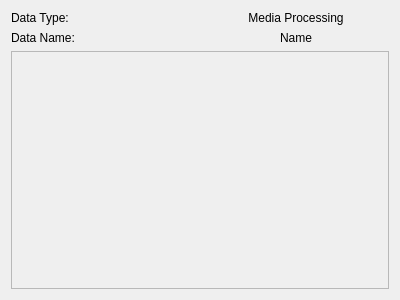
<?xml version="1.0" encoding="UTF-8"?>
<ui version="4.0">
 <class>MediaProcessing_Widget</class>
 <widget class="QWidget" name="MediaProcessing_Widget">
  <property name="geometry">
   <rect>
    <x>0</x>
    <y>0</y>
    <width>400</width>
    <height>300</height>
   </rect>
  </property>
  <property name="windowTitle">
   <string>Form</string>
  </property>
  <layout class="QVBoxLayout" name="verticalLayout">
   <item>
    <layout class="QHBoxLayout" name="horizontalLayout">
     <item>
      <widget class="QLabel" name="label_type">
       <property name="text">
        <string>Data Type:</string>
       </property>
      </widget>
     </item>
     <item>
      <widget class="QLabel" name="label_media">
       <property name="text">
        <string>Media Processing</string>
       </property>
       <property name="alignment">
        <set>Qt::AlignmentFlag::AlignCenter</set>
       </property>
      </widget>
     </item>
    </layout>
   </item>
   <item>
    <layout class="QHBoxLayout" name="horizontalLayout_2">
     <item>
      <widget class="QLabel" name="label_name">
       <property name="text">
        <string>Data Name:</string>
       </property>
      </widget>
     </item>
     <item>
      <widget class="QLabel" name="name_label">
       <property name="text">
        <string>Name</string>
       </property>
       <property name="alignment">
        <set>Qt::AlignmentFlag::AlignCenter</set>
       </property>
      </widget>
     </item>
    </layout>
   </item>
   <item>
    <widget class="QScrollArea" name="scrollArea">
     <property name="widgetResizable">
      <bool>true</bool>
     </property>
     <widget class="QWidget" name="scrollAreaWidgetContents">
      <property name="geometry">
       <rect>
        <x>0</x>
        <y>0</y>
        <width>380</width>
        <height>600</height>
       </rect>
      </property>
      <layout class="QVBoxLayout" name="scroll_layout">
       <property name="spacing">
        <number>6</number>
       </property>
       <property name="leftMargin">
        <number>9</number>
       </property>
       <property name="topMargin">
        <number>9</number>
       </property>
       <property name="rightMargin">
        <number>9</number>
       </property>
       <property name="bottomMargin">
        <number>9</number>
       </property>
       <!-- Sections will be added programmatically here -->
       <item>
        <spacer name="verticalSpacer">
         <property name="orientation">
          <enum>Qt::Orientation::Vertical</enum>
         </property>
         <property name="sizeHint" stdset="0">
          <size>
           <width>20</width>
           <height>40</height>
          </size>
         </property>
        </spacer>
       </item>
      </layout>
     </widget>
    </widget>
   </item>
  </layout>
 </widget>
 <resources/>
 <connections/>
</ui> 
